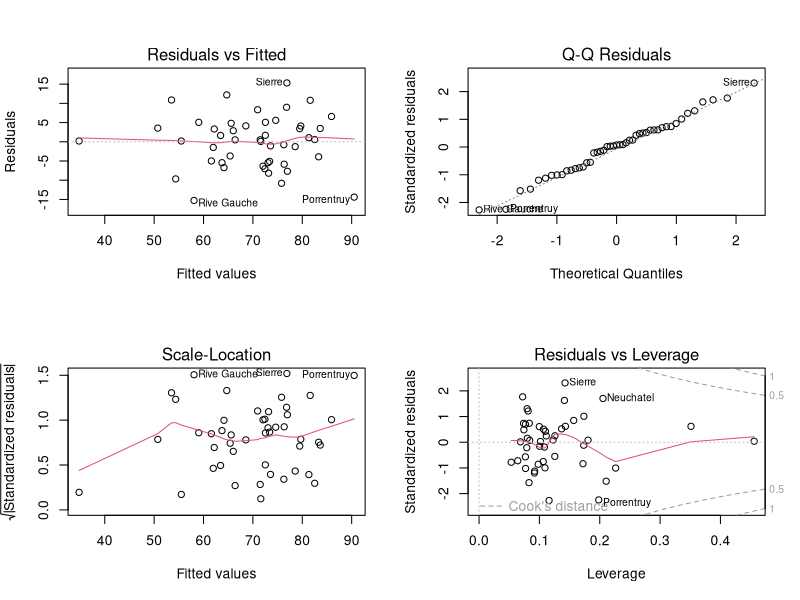

Source code (R):
rm(list = ls(all = TRUE))

data(swiss)
par(mfrow = c(2, 2))
fit <- lm(Fertility ~ . , data = swiss)
plot(fit)
par(mfrow = c(1, 1))


# normalidade - Shapiro-Wilk (p > 0.05)
shapiro.test(fit$residuals)

# homocedasticidade - Breusch-Pagan (p > 0.05)
library(lmtest)
? bptest
bptest(fit)

## generate a regressor
x <- rep(c(-1,1), 50)
## generate heteroskedastic and homoskedastic disturbances
err1 <- rnorm(100, sd=rep(c(1,2), 50))
err2 <- rnorm(100)
## generate a linear relationship
y1 <- 1 + x + err1
y2 <- 1 + x + err2
## perform Breusch-Pagan test
bptest(y1 ~ x)
bptest(y2 ~ x)


# independencia dos residuos: Durbin_Watson
# um dos pressupostos que os modelos de regressao precisam
# atender eh a ausencia de correlacao entre os erros,
# isto eh, os erros sao independentes sob a condicao de
# normalidade
? dwtest
dwtest(Fertility ~ ., data = swiss, alternative = "two.sided")


# exemplo de modelo com premissas atendidas
library(car)
fit <- lm(prestige ~ women + education + type, data = Prestige)
shapiro.test(fit$residuals) # distribuicao normal
bptest(fit) # variancia constante
dwtest(fit) # independencia dos residuos






